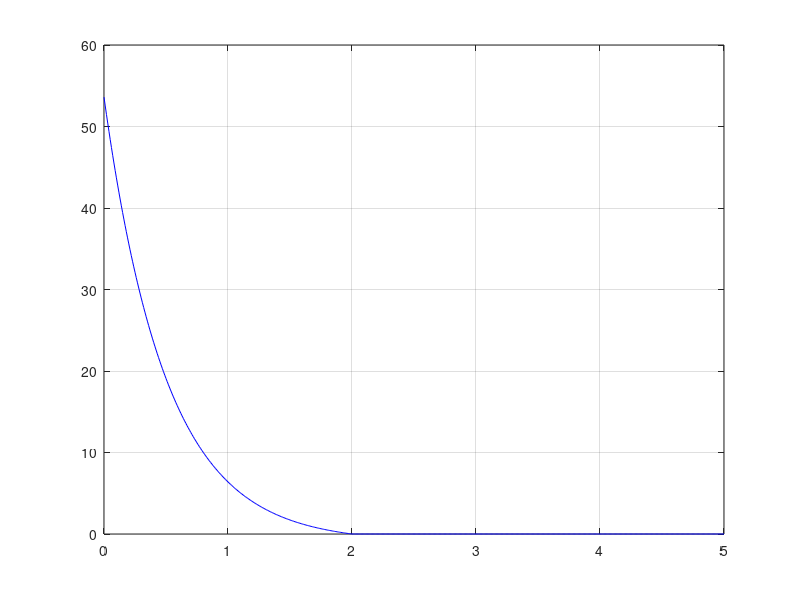
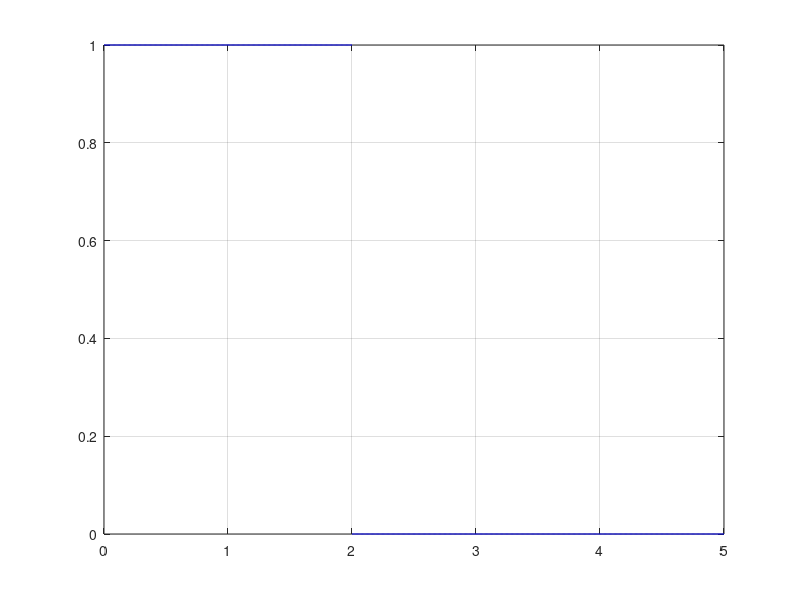
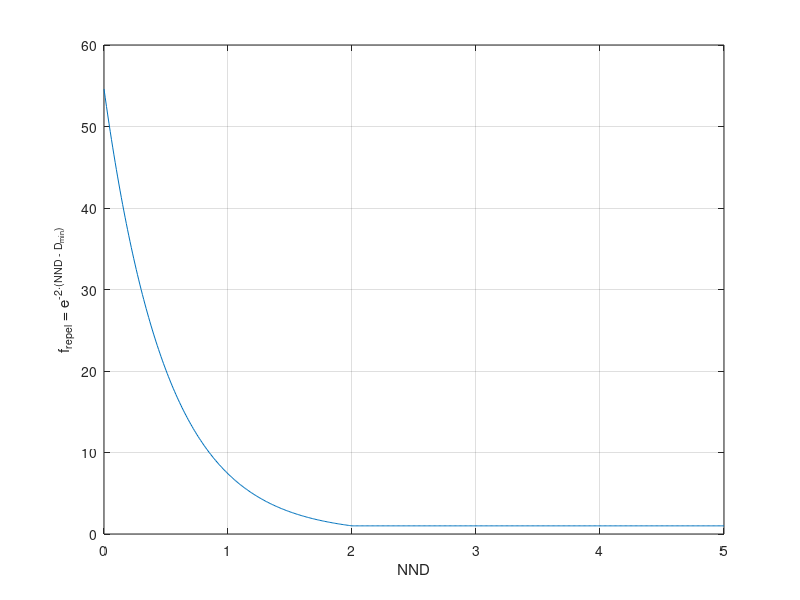

These figures' MATLAB source, in order:
%%
D_MIN = 2;

%%
x1 = 0:0.01:2;
x2 = 2:0.01:5;

%%
y1 = exp( -2*(x1-D_MIN) ) - 1;
y2 = zeros(size(x2));

% plot
figure; plot(x1, y1, 'b'); 
hold on; plot(x2, y2, 'b');
grid on;

%% 
y1 = ones(size(x1));
y2 = zeros(size(x2));

% plot
figure; plot(x1, y1, 'b'); 
hold on; plot(x2, y2, 'b');
grid on;


%% 
close all; clear all; clc;
D_MIN = 2;
X_MAX = 5;
NND = 0:0.01:X_MAX;

fit_repel = zeros(size(NND));
for idx =  1:length(NND)
    % collision avoidance function
    if NND(idx) <= D_MIN
        fit_repel(idx) = exp( -2*( NND(idx)-D_MIN ) );
    else 
        fit_repel(idx) = 1;
    end
    % END if NND(idx) <= D_MIN
end
% END for idx =  1:size(NND)

figure; plot(NND, fit_repel);grid on;
xlabel('NND'); ylabel('f_{repel} = e^{-2\cdot(NND - D_{min})}');